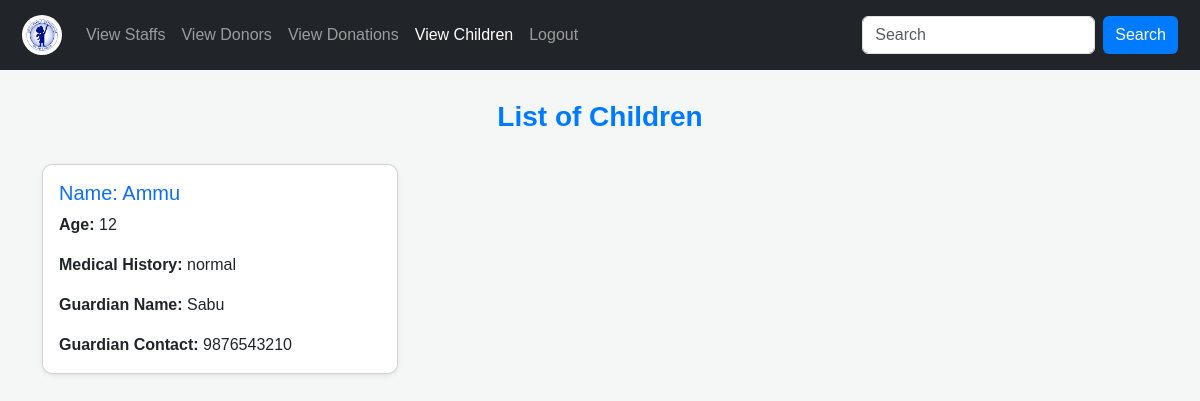
Page /viewchildren/ on the earlier database version.
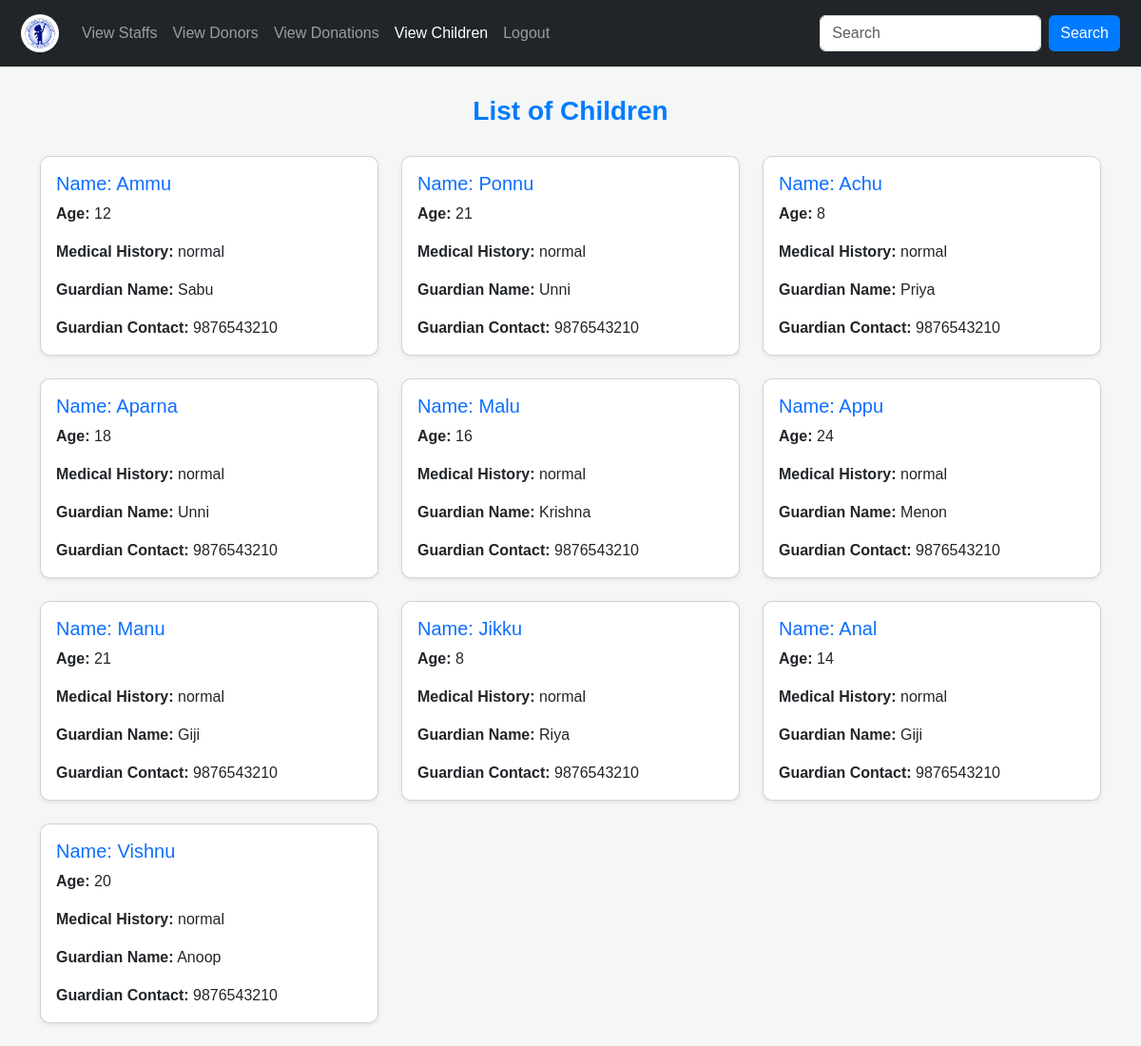
Same page on the later database version.
### app/models.py (models this page shows, shortened)
class Child(models.Model):
    name = models.CharField(max_length=100)
    age = models.IntegerField()
    gender = models.CharField(max_length=10, choices=[('Male', 'Male'), ('Female', 'Female'), ('Other', 'Other')])
    medical_history = models.TextField()
    education_status = models.CharField(max_length=200)
    admission_date = models.DateField(auto_now_add=True)
    guardian_name = models.CharField(max_length=100, null=True, blank=True)
    guardian_contact = models.CharField(max_length=15, null=True, blank=True)
    staf = models.ForeignKey(Stafreg, on_delete=models.CASCADE)  # 🔹 Link to staff

### app/views.py (the view)
# urls.py: path('viewchildren/', views.viewchildren, name='viewchildren'),
def viewchildren(request):
    data=Child.objects.all()
    return render(request,'admin/viewchildren.html',{'data':data})

### templates/admin/viewchildren.html (shortened to what this page needs)
<!DOCTYPE html>
<html lang="en">
<head>
    <link href="https://cdn.jsdelivr.net/npm/bootstrap@5.3.3/dist/css/bootstrap.min.css" rel="stylesheet">
</head>
<body>
    <nav class="navbar navbar-expand-lg navbar-dark bg-dark">
        <div class="container-fluid">
            <a class="navbar-brand" href="../admin_home">
                <img src="../static/R.jpg" alt="Logo">
            </a>
            <div class="collapse navbar-collapse" id="navbarNav">
                <ul class="navbar-nav me-auto">
                    <li class="nav-item"><a class="nav-link" href="../viewstaffs">View Staffs</a></li>
                    <li class="nav-item"><a class="nav-link" href="../viewdonors">View Donors</a></li>
                    <li class="nav-item"><a class="nav-link" href="../viewdonations">View Donations</a></li>
                    <li class="nav-item"><a class="nav-link active" href="../viewchildren">View Children</a></li>
                    <li class="nav-item"><a class="nav-link" href="../logout">Logout</a></li>
                </ul>
                <form class="d-flex">
                    <input class="form-control me-2" type="text" placeholder="Search">
                    <button class="btn btn-primary" type="button">Search</button>
                </form>
            </div>
        </div>
    </nav>
    <div class="container">
        <h2 class="page-title">List of Children</h2>
    </div>
    <div class="container">
        <div class="row">
            {% for i in data %}
            <div class="col-md-4 mb-4">
                <div class="card shadow-sm">
                    <div class="card-body">
                        <h5 class="card-title text-primary">Name: {{i.name}}</h5>
                        <p class="card-text"><strong>Age:</strong> {{i.age}}</p>
                        <p class="card-text"><strong>Medical History:</strong> {{i.medical_history}}</p>
                        <p class="card-text"><strong>Guardian Name:</strong> {{i.guardian_name}}</p>
                        <p class="card-text"><strong>Guardian Contact:</strong> {{i.guardian_contact}}</p>
                    </div>
                </div>
            </div>
            {% endfor %}
        </div>
    </div>
</body>
</html>

Differences in the rows shown:
added Child: name "Ponnu", age "21", medical_history "normal", guardian_name "Unni", guardian_contact "9876543210"
added Child: name "Achu", age "8", medical_history "normal", guardian_name "Priya", guardian_contact "9876543210"
added Child: name "Aparna", age "18", medical_history "normal", guardian_name "Unni", guardian_contact "9876543210"
added Child: name "Malu", age "16", medical_history "normal", guardian_name "Krishna", guardian_contact "9876543210"
added Child: name "Appu", age "24", medical_history "normal", guardian_name "Menon", guardian_contact "9876543210"
added Child: name "Manu", age "21", medical_history "normal", guardian_name "Giji", guardian_contact "9876543210"
added Child: name "Jikku", age "8", medical_history "normal", guardian_name "Riya", guardian_contact "9876543210"
added Child: name "Anal", age "14", medical_history "normal", guardian_name "Giji", guardian_contact "9876543210"
added Child: name "Vishnu", age "20", medical_history "normal", guardian_name "Anoop", guardian_contact "9876543210"
